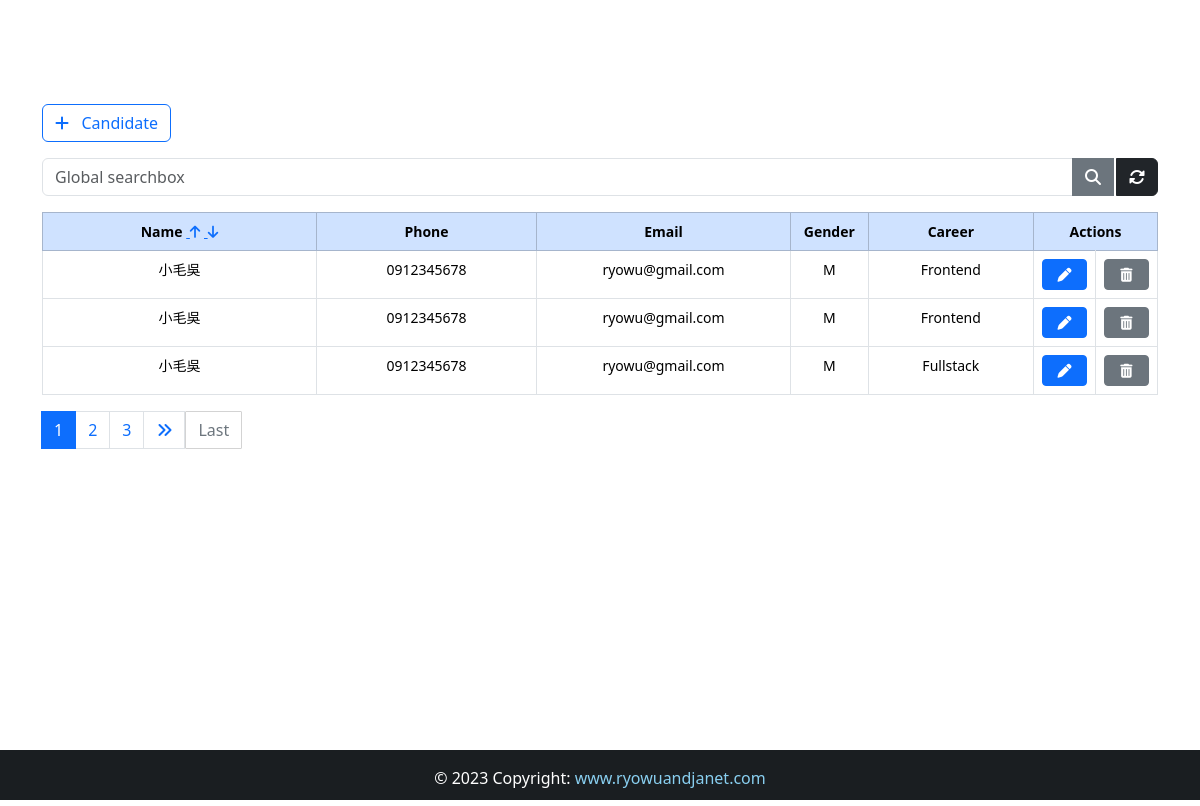
The app's page /?q=&sort_by=name_asc, older data.
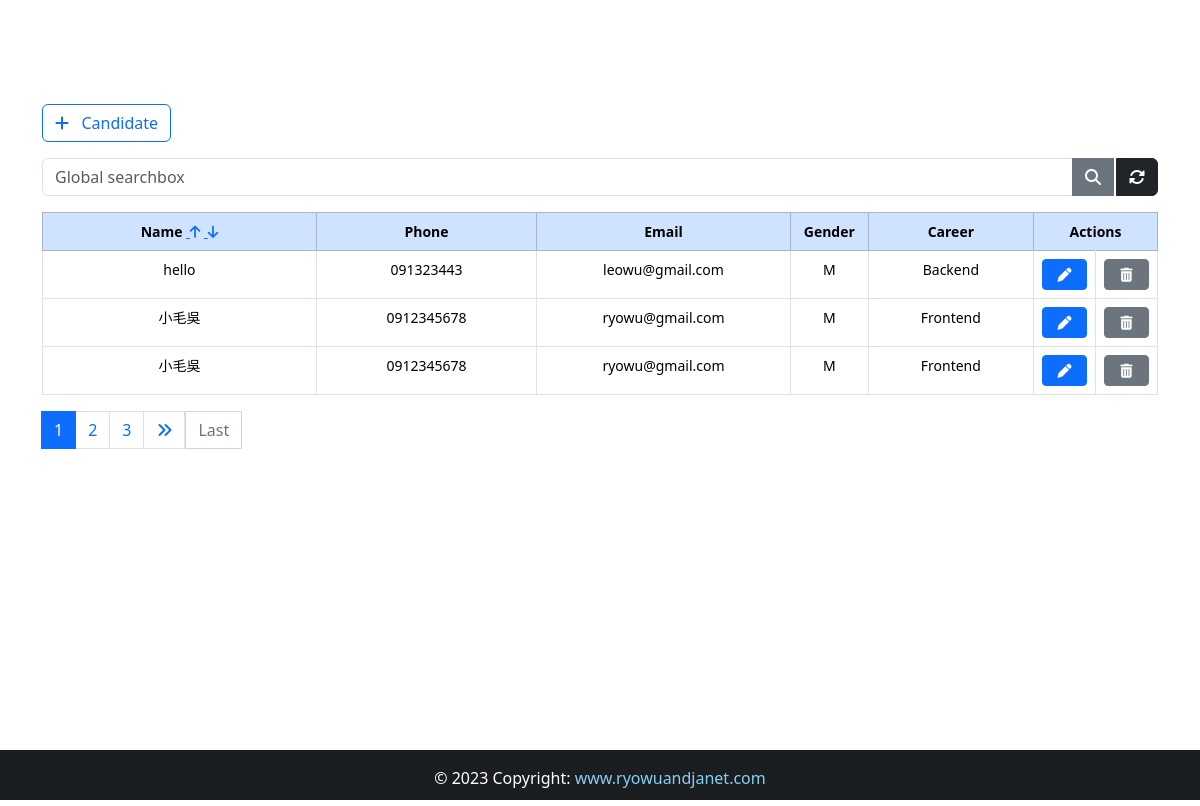
The same page, newer data.
### App/models.py (models this page shows, shortened)
class Candidate(models.Model):
    name = models.CharField(max_length=100)
    phone = models.CharField(max_length=25)
    email = models.CharField(max_length=100)
    gender = models.CharField(max_length=1,null=True, choices=GENDER)
    career = models.CharField(max_length=50,null=True, choices=CAREER)

### App/views.py (the view)
# urls.py: path("", views.Read.as_view(), name="read"),
class Read(ListView):
    model = Candidate
    queryset = Candidate.objects.all()
    paginate_by = 3
    def get_queryset(self):
        q = self.request.GET.get('q')
        sort_by = self.request.GET.get('sort_by')  # Get the sort parameter from the URL
        if q:
            object_list = self.model.objects.filter(
                Q(name__icontains=q) | Q(phone__icontains=q) | Q(email__icontains=q) |
                Q(gender__icontains=q) | Q(career__icontains=q)
            )
        else:
            object_list = self.model.objects.all()
        if sort_by == 'name_asc':
            object_list = object_list.order_by('name')
        elif sort_by == 'name_desc':
            object_list = object_list.order_by('-name')
        return object_list

### App/templates/App/candidate_list.html (shortened to what this page needs)
{% extends 'App/base.html' %}
{% block content %}
    <div class="container">
        <a href="{% url 'create' %}" class="btn btn-outline-primary mb-3 mt-5">
            <i class="fas fa-plus"></i>&nbsp;&nbsp; Candidate
        </a>
        <form>
            <div class="input-group mb-3">
                <input type="text" name="q" class="form-control input-sm" placeholder="Global searchbox" value="{{ request.GET.q }}">
                <button class="btn btn-secondary" title="Search"><i class="fas fa-search"></i></button>
                <a href="{% url 'read' %}" class="btn btn-dark" style="margin-left: 2px;" title="Refresh"> <i class="fas fa-sync-alt"></i></a>
            </div>
        </form>
        <table class="table table-bordered" style="text-align: center; font-size: 14px;">
            <thead class="table-primary">
                <tr>
                    <th id="th1" style="width: 25%;">Name
                        <a href="?q={{ request.GET.q }}&sort_by=name_asc">&nbsp;<i class="fa-solid fa-arrow-up"></i></a>
                        <a href="?q={{ request.GET.q }}&sort_by=name_desc">&nbsp;<i class="fa-solid fa-arrow-down"></i></a>
                    </th>
                    <th style="width: 20%;">Phone</th>
                    <th style="width: 23%;">Email</th>
                    <th style="width: 7%;">Gender</th>
                    <th style="width: 15%;">Career</th>
                    <th colspan="2" style="width: 10%;">Actions</th>
                </tr>
            </thead>
            {% for candidate in object_list %}
            <tr>
                <td>{{ candidate.name }}</td>
                <td>{{ candidate.phone }}</td>
                <td>{{ candidate.email }}</td>
                <td>{{ candidate.gender }}</td>
                <td>{{ candidate.career }}</td>
                <td>
                    <a href="{% url 'update' pk=candidate.id %}" class="btn btn-primary btn-sm" style="width: 45px;">
                        <i class="fas fa-pen"></i>
                    </a>
                </td>
                <td>
                    <a href="{% url 'delete' pk=candidate.id %}" class="btn btn-secondary btn-sm" style="width: 45px;">
                        <i class="fas fa-trash-alt"></i>
                    </a>
                </td>
            </tr>
            {% endfor %}
        </table>
        <nav>
            {% if page_obj.has_other_pages %}
            <ul class="pagination">
                {% for i in page_obj.paginator.page_range %}
                {% if page_obj.number == i %}
                <li class="page-item active">
                    <span class="page-link">
                        {{ i }}
                    </span>
                </li>
                {% else %}
                <li class="page-item">
                    <a href="?page={{ i }}" class="page-link">{{ i }}</a>
                </li>
                {% endif %}
                {% endfor %}
                {% if page_obj.has_next %}
                <li class="page-item">
                    <a href="?page={{ page_obj.next_page_number }}" class="page-link">
                        <i class="fas fa-angle-double-right"></i>
                    </a>
                </li>
                <a href="?page={{ page_obj.paginator.num_pages }}" class="btn btn-outline-secondary mb-4" style="border-radius: 1px; border: 1px solid #d3d3d3;">Last</a>
                {% else %}
                <li class="page-item disabled"></li>
                {% endif %}
            </ul>
            {% endif %}
        </nav>
    </div>
{% endblock content %}

Row changes from the older to the newer data that the page shows:
no longer on this page (row unchanged): Candidate: name "小毛吳", phone "0912345678", email "ryowu@gmail.com", gender "M", career "Fullstack"
added Candidate: name "hello", phone "091323443", email "leowu@gmail.com", gender "M", career "Backend"
